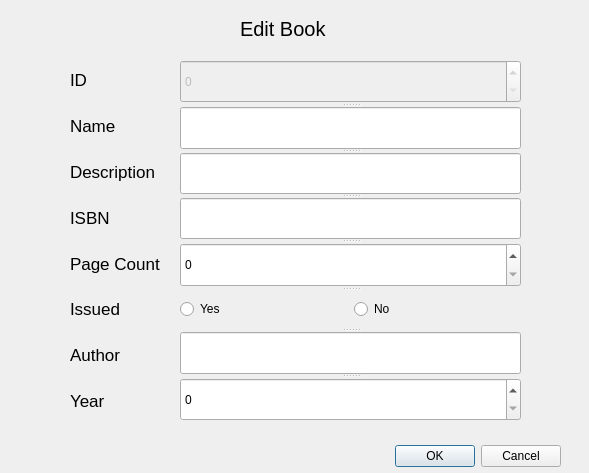
<?xml version="1.0" encoding="UTF-8"?>
<ui version="4.0">
 <class>edit_dialog</class>
 <widget class="QDialog" name="edit_dialog">
  <property name="geometry">
   <rect>
    <x>0</x>
    <y>0</y>
    <width>589</width>
    <height>473</height>
   </rect>
  </property>
  <property name="windowTitle">
   <string>Dialog</string>
  </property>
  <widget class="QDialogButtonBox" name="buttonBox">
   <property name="geometry">
    <rect>
     <x>220</x>
     <y>440</y>
     <width>341</width>
     <height>32</height>
    </rect>
   </property>
   <property name="orientation">
    <enum>Qt::Horizontal</enum>
   </property>
   <property name="standardButtons">
    <set>QDialogButtonBox::Cancel|QDialogButtonBox::Ok</set>
   </property>
  </widget>
  <widget class="QLabel" name="label_9">
   <property name="geometry">
    <rect>
     <x>240</x>
     <y>20</y>
     <width>141</width>
     <height>17</height>
    </rect>
   </property>
   <property name="font">
    <font>
     <pointsize>15</pointsize>
    </font>
   </property>
   <property name="text">
    <string>Edit Book</string>
   </property>
  </widget>
  <widget class="QWidget" name="">
   <property name="geometry">
    <rect>
     <x>70</x>
     <y>60</y>
     <width>101</width>
     <height>361</height>
    </rect>
   </property>
   <layout class="QVBoxLayout" name="verticalLayout">
    <item>
     <widget class="QLabel" name="label">
      <property name="font">
       <font>
        <pointsize>13</pointsize>
       </font>
      </property>
      <property name="text">
       <string>ID</string>
      </property>
     </widget>
    </item>
    <item>
     <widget class="QLabel" name="label_2">
      <property name="font">
       <font>
        <pointsize>13</pointsize>
       </font>
      </property>
      <property name="text">
       <string>Name</string>
      </property>
     </widget>
    </item>
    <item>
     <widget class="QLabel" name="label_3">
      <property name="font">
       <font>
        <pointsize>13</pointsize>
       </font>
      </property>
      <property name="text">
       <string>Description</string>
      </property>
     </widget>
    </item>
    <item>
     <widget class="QLabel" name="label_4">
      <property name="font">
       <font>
        <pointsize>13</pointsize>
       </font>
      </property>
      <property name="text">
       <string>ISBN</string>
      </property>
     </widget>
    </item>
    <item>
     <widget class="QLabel" name="label_5">
      <property name="font">
       <font>
        <pointsize>13</pointsize>
       </font>
      </property>
      <property name="text">
       <string>Page Count</string>
      </property>
     </widget>
    </item>
    <item>
     <widget class="QLabel" name="label_7">
      <property name="font">
       <font>
        <pointsize>13</pointsize>
       </font>
      </property>
      <property name="text">
       <string>Issued</string>
      </property>
     </widget>
    </item>
    <item>
     <widget class="QLabel" name="label_6">
      <property name="font">
       <font>
        <pointsize>13</pointsize>
       </font>
      </property>
      <property name="text">
       <string>Author</string>
      </property>
     </widget>
    </item>
    <item>
     <widget class="QLabel" name="label_8">
      <property name="font">
       <font>
        <pointsize>13</pointsize>
       </font>
      </property>
      <property name="text">
       <string>Year</string>
      </property>
     </widget>
    </item>
   </layout>
  </widget>
  <widget class="QSplitter" name="splitter">
   <property name="geometry">
    <rect>
     <x>180</x>
     <y>60</y>
     <width>341</width>
     <height>361</height>
    </rect>
   </property>
   <property name="orientation">
    <enum>Qt::Vertical</enum>
   </property>
   <widget class="QSpinBox" name="id_input">
    <property name="enabled">
     <bool>false</bool>
    </property>
   </widget>
   <widget class="QLineEdit" name="name_input"/>
   <widget class="QLineEdit" name="desc_input"/>
   <widget class="QLineEdit" name="isbn_input"/>
   <widget class="QSpinBox" name="pgs_input"/>
   <widget class="QWidget" name="">
    <layout class="QHBoxLayout" name="horizontalLayout">
     <item>
      <widget class="QRadioButton" name="yes_rdb">
       <property name="text">
        <string>Yes</string>
       </property>
      </widget>
     </item>
     <item>
      <widget class="QRadioButton" name="no_rdb">
       <property name="text">
        <string>No</string>
       </property>
      </widget>
     </item>
    </layout>
   </widget>
   <widget class="QLineEdit" name="auth_input"/>
   <widget class="QSpinBox" name="year_input"/>
  </widget>
 </widget>
 <resources/>
 <connections>
  <connection>
   <sender>buttonBox</sender>
   <signal>accepted()</signal>
   <receiver>edit_dialog</receiver>
   <slot>accept()</slot>
   <hints>
    <hint type="sourcelabel">
     <x>248</x>
     <y>254</y>
    </hint>
    <hint type="destinationlabel">
     <x>157</x>
     <y>274</y>
    </hint>
   </hints>
  </connection>
  <connection>
   <sender>buttonBox</sender>
   <signal>rejected()</signal>
   <receiver>edit_dialog</receiver>
   <slot>reject()</slot>
   <hints>
    <hint type="sourcelabel">
     <x>316</x>
     <y>260</y>
    </hint>
    <hint type="destinationlabel">
     <x>286</x>
     <y>274</y>
    </hint>
   </hints>
  </connection>
 </connections>
</ui>
